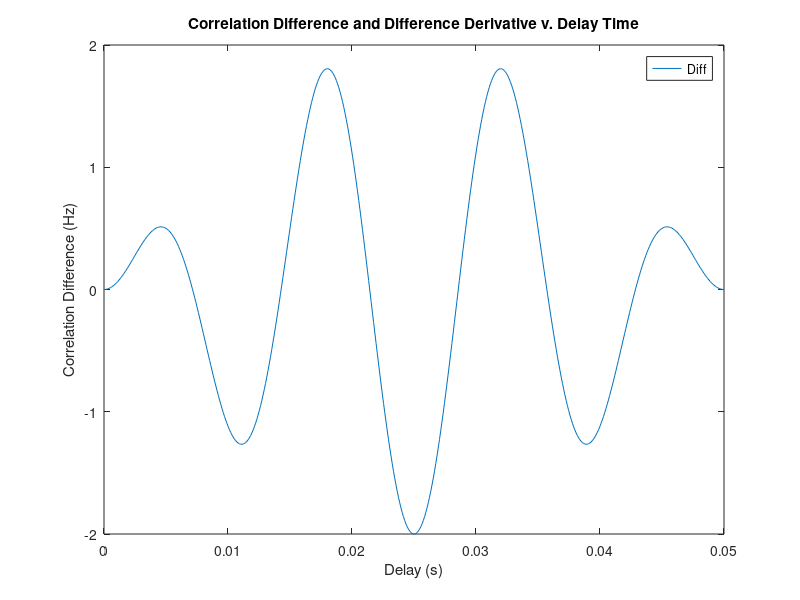

This figure's MATLAB source: (Note: this script raises an error after producing the figure.)
%----------------------------------
% FSK Correlators Delay Math Model
%           High F (40KHz)
%----------------------------------

%fl = 30E3;
%fh = 40E3;

fl = 30E3;
fh = 40E3;

A = 2 * pi() * fh;
B = 2 * pi() * fl;

d = linspace((1E-9), (50E-3),500);

X = A .* d;
Y = B .* d;

Diff = cos(Y) - cos(X);
%Diff = Diff .* Diff; 
DiffPrime = A*sin(X) - B*sin(Y);

figure(1)
plot(d, Diff)
hold on
%plot(d, DiffPrime);
title('Correlation Difference and Difference Derivative v. Delay Time');
xlabel('Delay (s)');
ylabel('Correlation Difference (Hz)');
legend('Diff', 'DiffPrime');
%legend('DiffPrime');

%to find delay times, find maximum, or smallest from group of maximums 
%F = max frequency Value 
%I = index of max value
%therefore
%d(I) will give Delay Time to cause max difference 
[F, I] = max(Diff); 

%WILL ONLY GIVE 1 VALUE
%WILL ALSO CHECK DERIVATIVE MAX AND MINS
%MATLAB IS 1 INDEXED, ARGHGHGHG

%first check values, when the diff > 1
[r,c] = size(Diff);
maxDim = 11; 
maxThresh = 1.5; 
%until we have 10 data points or less and we don't go over a gain of 2
while(maxDim > 10 && maxThresh <= 2)
    over1 = linspace(0,0,2); 
    over1Delay = linspace(0,0,2); 
    indicies = linspace(0,0,2); 
    j = 1; 
    for i = 1 : 1 : c
        if(Diff(i) > maxThresh)
          over1(j) = Diff(i);  
          over1Delay(j) = d(i);
          indicies(j) = i; 
          j = j+1;     

        end   

    end
    [rtrash, maxDim] = size(over1Delay); 
    maxThresh = maxThresh + 0.2; 
    %over1
end

%now find the spread of the max diff values
%might not be need, too much optimization 
[smallestMax, iSmall] = min(over1);

[biggestMax, iBig] = max(over1);

over1Delay(iSmall);
over1Delay(iBig);

b = indicies(iSmall);
me = d(b);

%over1 = all of the gains over 1 
%over1Delay = the d values of the gains that are over1



[r,c] = size(DiffPrime);
hysBand = 100; 
diffZeros = linspace(0,0,30); 

j = 1;
for i = 1 : 1 : c
    if((DiffPrime(i) < hysBand) && (DiffPrime(i) > -hysBand))
    
      diffZeros(j) = d(i);
      j = j+1;     
    
    end   
    
end
 


